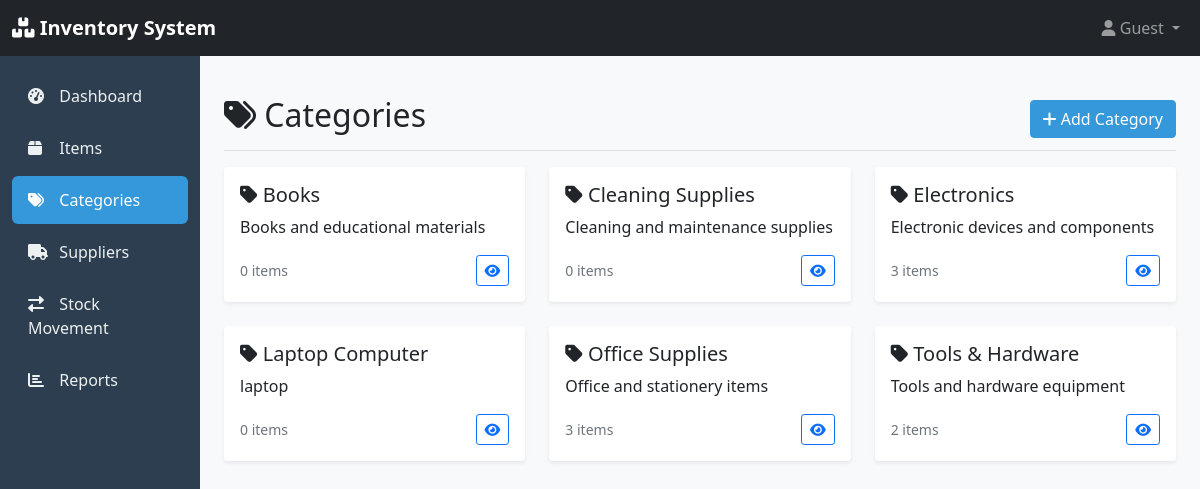
Before: /inventory/categories/ with the older database file.
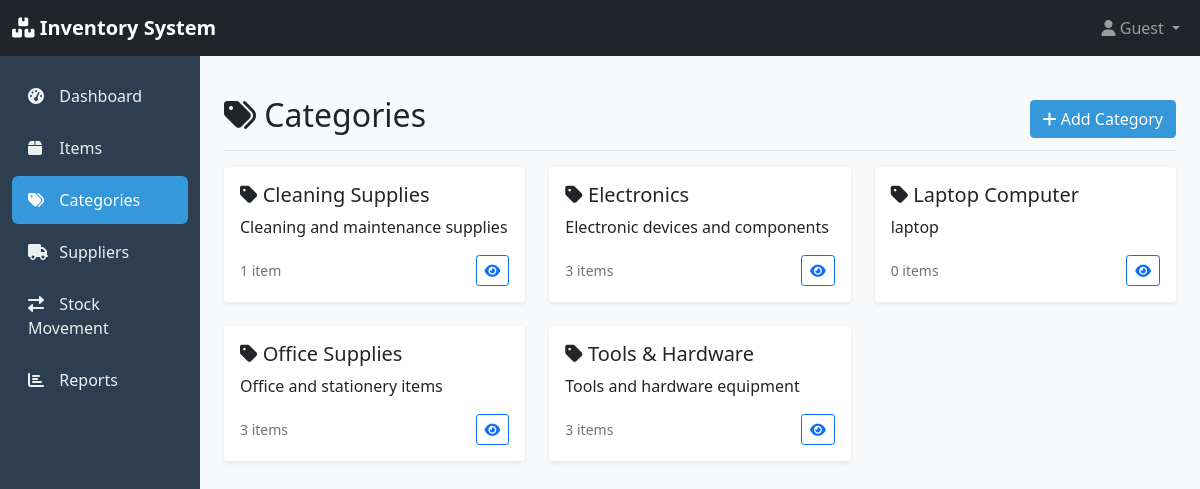
After: the same page with the newer database file.
### inventory/models.py (models this page shows, shortened)
class Category(models.Model):
    name = models.CharField(max_length=100, unique=True)
    description = models.TextField(blank=True, null=True)
    created_at = models.DateTimeField(auto_now_add=True)
    updated_at = models.DateTimeField(auto_now=True)
    class Meta:
        verbose_name_plural = "Categories"
        ordering = ['name']

### inventory/views.py (the view)
# urls.py: path('categories/', views.category_list, name='category_list'),
def category_list(request):
    categories = Category.objects.prefetch_related('items').all()
    return render(request, 'inventory/category_list.html', {'categories': categories})

### inventory/templates/inventory/category_list.html (shortened to what this page needs)
{% extends 'inventory/base.html' %}
{% block content %}
<div class="d-flex justify-content-between flex-wrap flex-md-nowrap align-items-center pt-3 pb-2 mb-3 border-bottom">
    <h1 class="h2">
        <i class="fas fa-tags"></i>
        Categories
    </h1>
    <div class="btn-toolbar mb-2 mb-md-0">
        <a href="{% url 'inventory:category_create' %}" class="btn btn-primary">
            <i class="fas fa-plus"></i> Add Category
        </a>
    </div>
</div>
<div class="row">
    {% for category in categories %}
        <div class="col-md-4 mb-4">
            <div class="card">
                <div class="card-body">
                    <h5 class="card-title">
                        <i class="fas fa-tag"></i>
                        {{ category.name }}
                    </h5>
                    {% if category.description %}
                        <p class="card-text">{{ category.description }}</p>
                    {% endif %}
                    <div class="d-flex justify-content-between align-items-center">
                        <small class="text-muted">
                            {{ category.items.count }} item{{ category.items.count|pluralize }}
                        </small>
                        <div class="btn-group btn-group-sm">
                            <a href="{% url 'inventory:item_list' %}?category={{ category.id }}"
                               class="btn btn-outline-primary">
                                <i class="fas fa-eye"></i>
                            </a>
                        </div>
                    </div>
                </div>
            </div>
        </div>
    {% endfor %}
</div>
{% endblock %}

Changed rows visible on the page:
removed Category: name "Books", description "Books and educational materials", items.count "0"
computed for Category "Cleaning Supplies": items.count "0" → "1"
computed for Category "Tools & Hardware": items.count "2" → "3"
